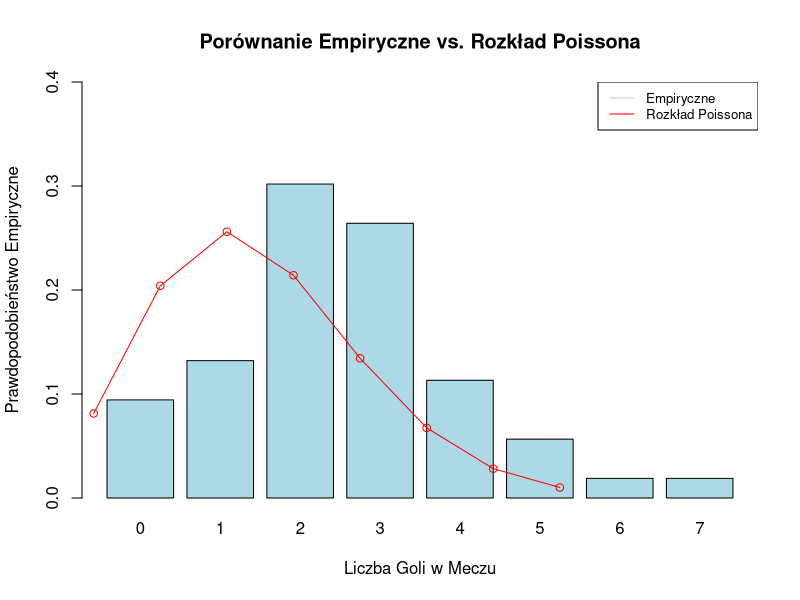

Recreate this plot in R.
# Dane
gole = c(0, 1, 2, 3, 4, 5, 6, 7)
mecze = c(5, 7, 16, 14, 6, 3, 1, 1)

# (a) Oszacowanie parametrów rozkładu Poissona
N = sum(mecze)
lambda = sum(gole * mecze) / N

# (b) Wygenerowanie funkcji masy prawdopodobieństwa dla rozkładu Poissona
poisson_pmf = dpois(gole, lambda)

# Wykres porównawczy
barplot(
  mecze / N,
  names.arg = gole,
  col = 'lightblue',
  main = 'Porównanie Empiryczne vs. Rozkład Poissona',
  xlab = 'Liczba Goli w Meczu',
  ylab = 'Prawdopodobieństwo Empiryczne',
  ylim = c(0, 0.4)
)
lines(gole, poisson_pmf, type = 'o', col = 'red')
legend(
  'topright',
  legend = c('Empiryczne', 'Rozkład Poissona'),
  col = c('lightblue', 'red'),
  lty = 1:1,
  cex = 0.8
)
